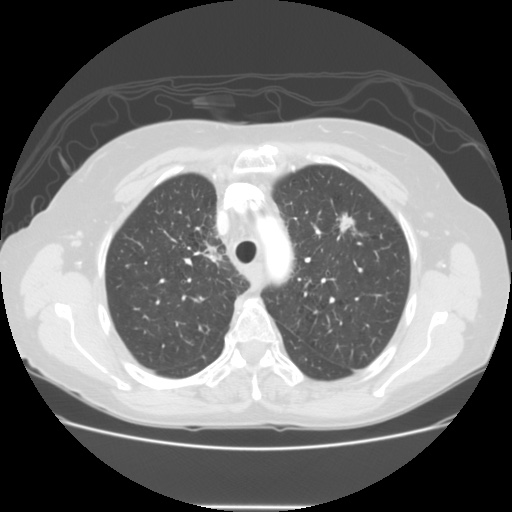
%> input picture abnormal1.jpg, 512 x 512 px
$ octave main.m   (GNU Octave 9; MATLAB toolbox functions it lacks are replaced by stand-ins)
%> lines starting %> are read from the running program, lines starting %| are printed output that depends on the picture; in (x1, y1, x2, y2) boxes, pixels count from 0 and x2, y2 are one past the last pixel; in counts of white or black regions, pixels touching at a corner belong together; the program's own positions count from 1
### gabor_fn.m
% Gabor filter - Coded by Bariqi Abdillah
% Adapted from: https://github.com/bariqi/Image-Processing-for-Lung-Cancer-Classification
% Used for FIT3081 Image Processing, 2019 S1 Class (24/05/2019)

function gb=gabor_fn(bw,gamma,psi,lambda,theta)
% [5 lines of commented-out code are left out]

sigma = lambda/pi*sqrt(log(2)/2)*(2^bw+1)/(2^bw-1);
sigma_x = sigma;
sigma_y = sigma/gamma;

sz=fix(4*max(sigma_y,sigma_x))+1;
if mod(sz,2)==0, sz=sz+1;end

% alternatively, use a fixed size
% sz = 60;

[x y]=meshgrid(-fix(sz/2):fix(sz/2),fix(sz/2):-1:fix(-sz/2));
% x (right +)
% y (up +)

% Rotation
x_theta=x*cos(theta)+y*sin(theta);
y_theta=-x*sin(theta)+y*cos(theta);

gb=exp(-0.5*(x_theta.^2/sigma_x^2+gamma^2*y_theta.^2/sigma_y^2)).*cos(2*pi/lambda*x_theta+psi);
% gb = (gb/2+0.5);
% imshow(gb);

### main.m
%% Read image
I = imread('abnormal1.jpg');
%> I is the input picture: size 512x512 uint8; min 0, max 255, mean 111

%% Smoothing - Apply median filter
I_t = medfilt2(I);

%% Smoothing - Gaussian filter
I_t = imgaussfilt(I_t,2);

%% Adaptive histogram - Not using*
% I_t = adapthisteq(I_t);

%% Image Enhancement - Gabor filter
lambda  = 2;
theta   = 0;
bw      = 3;
psi     = [0 0];
gamma   = 2;
N       = 4;
img_out = zeros(size(I,1), size(I,2), N);
for n=1:N
    gb = gabor_fn(bw,gamma,psi(1),lambda,theta)...
        + gabor_fn(bw,gamma,psi(2),lambda,theta);
    img_out(:,:,n) = imfilter(I, gb, 'symmetric');
    theta = theta + pi/4;
end
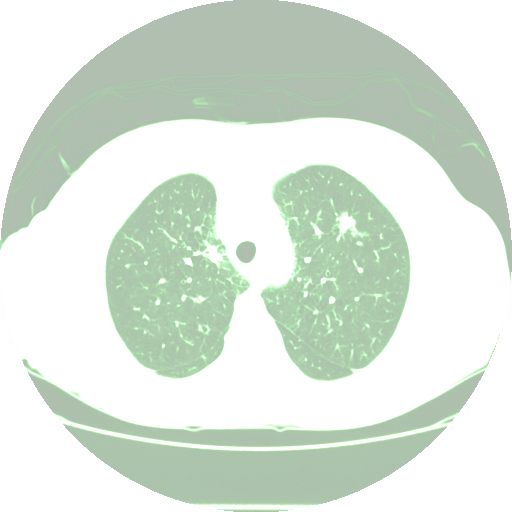
%> img_out: size 512x512x4 double; mean R, G, B, A 143, 159.6, 142.9, 159.6; transparent parts drawn white
%> after the loop, theta = 3.14
img_out_disp = sum(abs(img_out).^2, 3).^0.5;
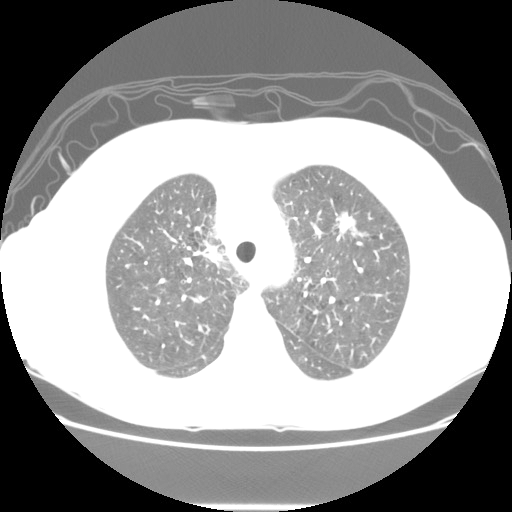
%> img_out_disp: size 512x512 double; min 0, max 510, mean 303.6; drawn with min black and max white
img_out_disp = img_out_disp./max(img_out_disp(:));

%% Image Segmentation - Erosion and Dilation to get the binarized image (Using Otsu's thresholding)
se = strel('disk', 2);
Ie = imerode(I_t, se);
Iobr = imreconstruct(Ie, I_t);
Iobrd = imdilate(Iobr, se);
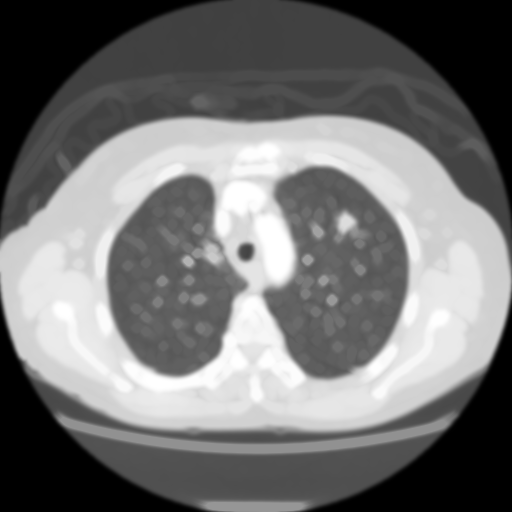
%> Iobrd: size 512x512 uint8; min 0, max 255, mean 115.6
Iobrcbr = imreconstruct(imcomplement(Iobrd), imcomplement(Iobr));
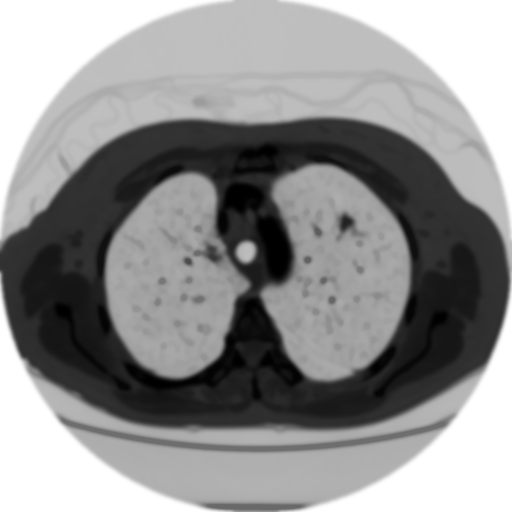
%> Iobrcbr: size 512x512 uint8; min 0, max 255, mean 144.3
Iobrcbr = imcomplement(Iobrcbr);
BW = imbinarize(Iobrcbr, graythresh(Iobr));
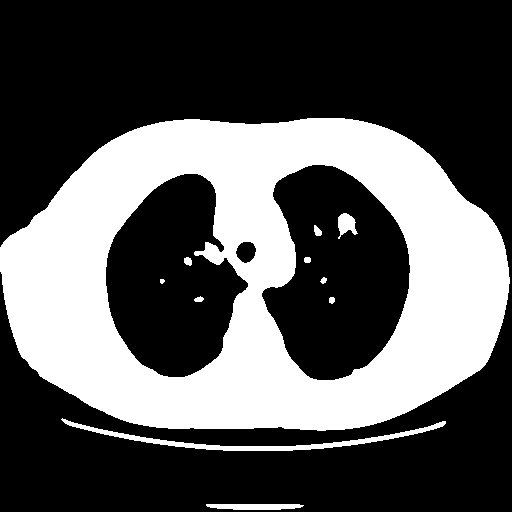
%> BW: size 512x512 logical; 34.6% white; 11 white regions, largest, box (x1, y1, x2, y2) and area: (0, 118, 510, 431) 87709, (61, 418, 446, 451) 1875, (206, 504, 304, 510) 505

%% Marker Controlled Watershed - Not using*
% [16 lines of commented-out code are left out]

%% Feature Extration - Find possible tumours
detect = bwareafilt(imclearborder(BW), [100 1000]);% tumour are usually larger than 100
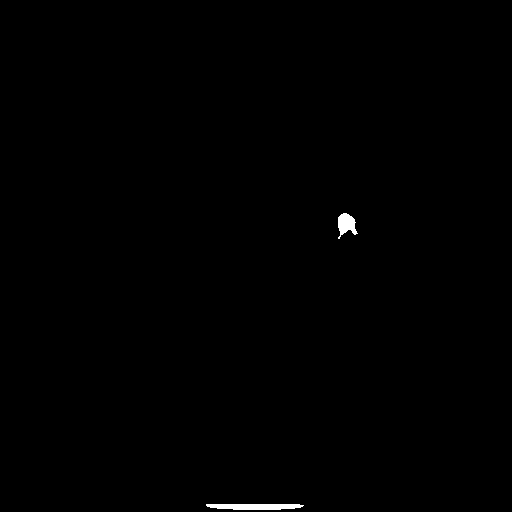
%> detect: size 512x512 logical; 0.31% white; 2 white regions, box (x1, y1, x2, y2) and area: (206, 504, 304, 510) 505, (338, 213, 358, 239) 311
figure, imshow(detect); title('Possible cancer nodule location');
[B,~] = bwboundaries(detect,'noholes');
%> B = 2 boundaries; box (x1, y1, x2, y2) and points: (206, 504, 304, 510) 196, (338, 213, 358, 239) 74
stats = regionprops(BW,'Area','centroid');
%> stats = 11 regions; largest, Area and Centroid: 87709 [256 278.9], 1875 [255.9 440.9], 505 [255.6 507.2], 311 [347 224.8], 61 [318.1 231.8]
tumour = 0;
for j = 1:length(B)
  metric = 4*pi*stats(j).Area/sum(sqrt(sum(diff(B{j}).^2,2)))^2;
  %disp(metric);

  if metric > 3
      tumour = B{j};
  end
end
%> this loop made 2 passes
%> metric on passes 1 to 2: 27.91, 3.2
%> after the loop, tumour = 74 rows, first 12: [218 339; 217 340; 216 341; 215 342; 215 343; 214 344; 214 345; 214 346; 214 347; 215 348; 215 349; 216 350]

%% Binarization for black pixels - Not using*
% [21 lines of commented-out code are left out]

%% Feature Extration - Plot tumour location
if tumour ~= 0
    figure, imshow(I), title('Possible cancer nodule on original image - with Gabor filter')
    hold on;
    x = tumour(:,2);
%> x = 74 values, max 358 at index 31, min 339 at index 1, mean 346.7
    y = tumour(:,1);
%> y = 74 values, max 239 at index 52, min 214 at index 6, mean 226.9
    plot(x, y, 'color','r','linestyle','-','linewidth', 3)
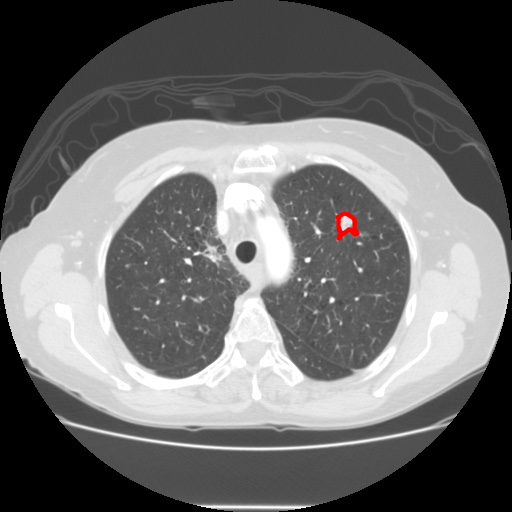
%> figure redrawn from the program's plot data; its title reads 'Possible cancer nodule on original image - with Gabor filter'
    disp(metric);
%| 3.1976
    disp('Possible cancer nodule found - Category: Cancer Patient');
else
    disp('No lung cancer nodule found - Category: Normal Patient');
end

$ run again, with abnormal3.jpg copied over abnormal1.jpg
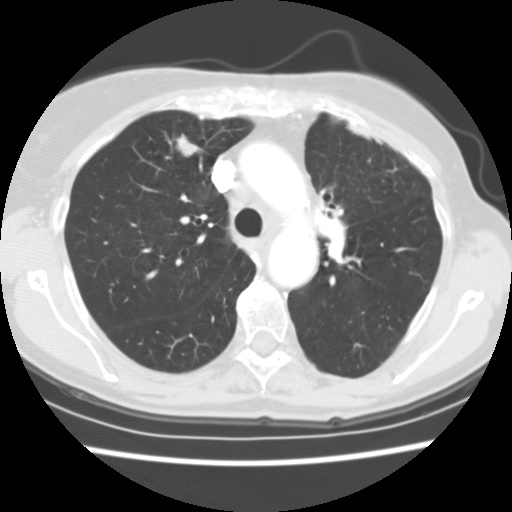
%> input picture abnormal3.jpg, 512 x 512 px
%> I is the input picture: size 512x512 uint8; min 0, max 255, mean 114.7
%> after the loop `for n=1:N`:
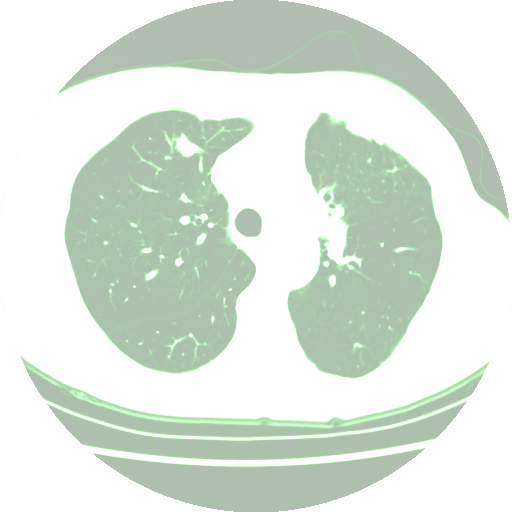
%> img_out: size 512x512x4 double; mean R, G, B, A 144.3, 159.9, 144.2, 159.9; transparent parts drawn white
%> after the loop `for n=1:N`: theta = 3.14
%> BW: size 512x512 logical; 36% white; 11 white regions, largest, box (x1, y1, x2, y2) and area: (0, 67, 512, 423) 91033, (88, 440, 431, 467) 2519, (176, 135, 200, 157) 324
%> detect: size 512x512 logical; 0.12% white; 1 white region, box (x1, y1, x2, y2) and area: (176, 135, 200, 157) 324
%> B = 1 boundary; box (x1, y1, x2, y2) and points: (176, 135, 200, 157) 60
%> stats = 11 regions; largest, Area and Centroid: 91033 [255.3 248.2], 2519 [262.3 458], 324 [187 147.1], 74 [185.7 220.8], 65 [201.8 239.6]
%> the loop `for j = 1:length(B)` made 1 pass
%> metric on pass 1: 226.9
%> after the loop `for j = 1:length(B)`: tumour = 60 rows, first 12: [140 177; 139 178; 138 179; 138 180; 137 181; 136 182; 136 183; 136 184; 137 185; 137 186; 138 187; 139 188]
%> x = 60 values, max 200 at index 25, min 177 at index 1, mean 187.2
%> y = 60 values, max 157 at index 39, min 136 at index 6, mean 147
%> `plot(x, y, 'color','r','linestyle','-','linewidth', 3)`:
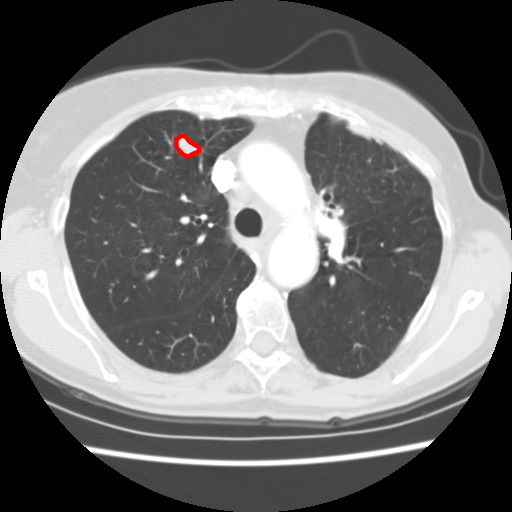
%> figure redrawn from the program's plot data; its title reads 'Possible cancer nodule on original image - with Gabor filter'
%| 226.85

$ run again, with normal1.jpg copied over abnormal1.jpg
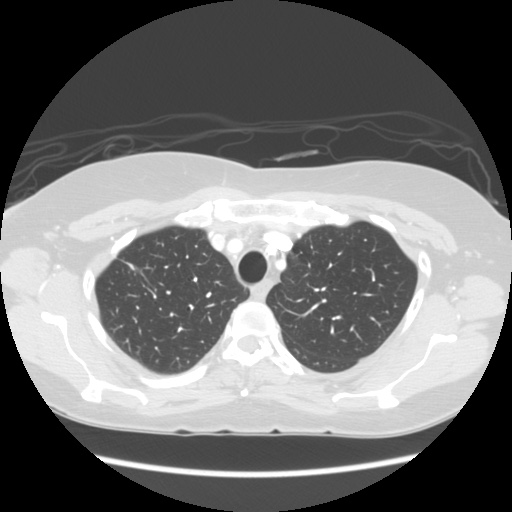
%> input picture normal1.jpg, 512 x 512 px
%> I is the input picture: size 512x512 uint8; min 0, max 255, mean 113.1
%> after the loop `for n=1:N`:
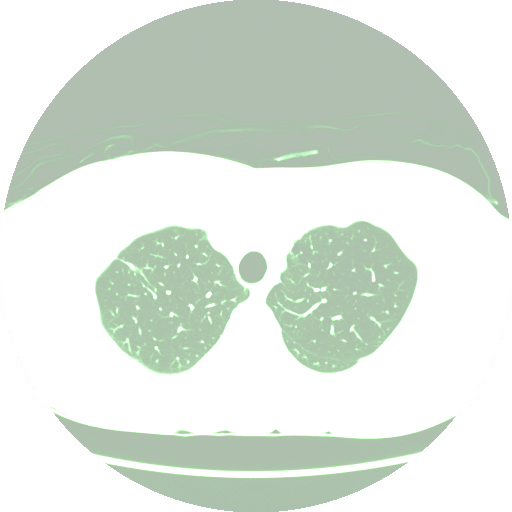
%> img_out: size 512x512x4 double; mean R, G, B, A 142.8, 157.2, 142.8, 157.2; transparent parts drawn white
%> after the loop `for n=1:N`: theta = 3.14
%> `BW = imbinarize(Iobrcbr, graythresh(Iobr));`:
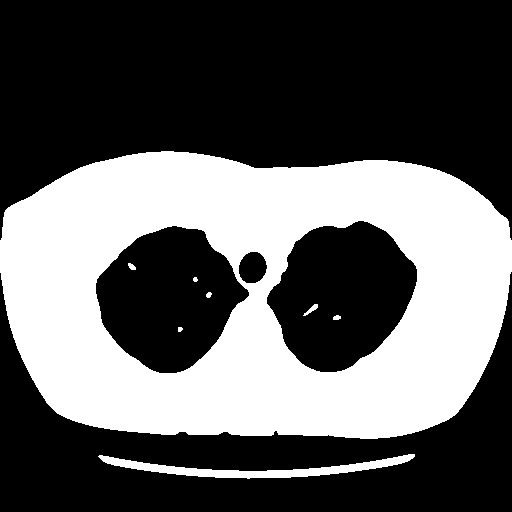
%> BW: size 512x512 logical; 37.2% white; 8 white regions, largest, box (x1, y1, x2, y2) and area: (0, 151, 512, 439) 94747, (98, 454, 415, 479) 2439, (303, 304, 318, 316) 64
%> detect: size 512x512 logical; every value is 0
%> B = {}
%> stats = 8 regions; Area and Centroid: 94747 [255.9 295.8], 2439 [257.5 469.5], 64 [312.1 310.2], 38 [132.4 267.2], 32 [337.5 318.2], 27 [209.4 295.5], 21 [180.7 329.9], 20 [195.9 280.1]
%> after the loop `for j = 1:length(B)`: tumour = 0
